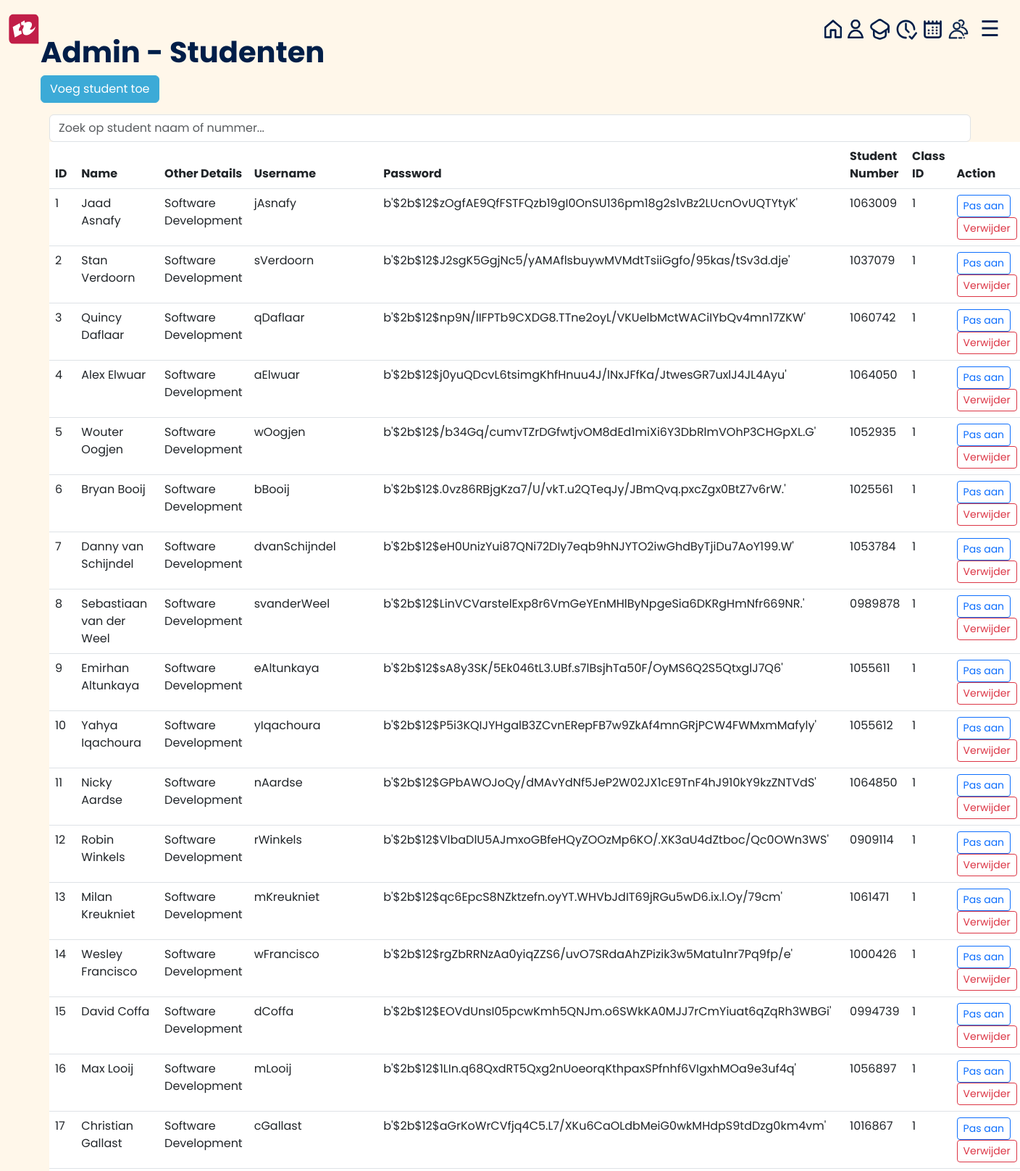
The app's page /admin/students (signed in, upper part) with its own data.
### tables this page shows
CREATE TABLE Students
                  (student_id INTEGER PRIMARY KEY,
                   student_name TEXT,
                   other_details TEXT, Username TEXT, Password TEXT, Studentnumber TEXT, class_id INTEGER REFERENCES Class(id));

### lib/admin_routes.py (the view)
@admin.route('/admin/students', methods=['GET'])
def admin_students():
    if 'admin_logged_in' in session:
        c.execute("SELECT * FROM Students")
        students = c.fetchall()
        return render_template('admin/admin_students.html', students=students)
    else:
        return redirect(url_for('index'))

### templates/admin/admin_students.html (shortened to what this page needs)
{% extends "base5.html" %}
{% block content %}
<head>
    <link href="https://cdn.jsdelivr.net/npm/bootstrap@5.3.0-alpha1/dist/css/bootstrap.min.css" rel="stylesheet">
    <link rel="stylesheet" href="{{ url_for('static', filename='/admin_dashboard.css') }}">
</head>
<body>
    <h1 class="fw-bold">Admin - Studenten</h1>
    <a href="/admin/students/add" class="btn btn-primary mb-3">Voeg student toe</a>
    <div class="container">
        <input type="text" id="search-input" class="form-control" placeholder="Zoek op student naam of nummer...">
        <table class="table table-hover "id="student-table">
        <thead>
            <tr>
                <th>ID</th>
                <th>Name</th>
                <th>Other Details</th>
                <th>Username</th>
                <th>Password</th>
                <th>Student Number</th>
                <th>Class ID</th>
                <th>Action</th>
            </tr>
        </thead>
        <tbody>
            {% for student in students %}
            <tr>
                <td>{{ student[0] }}</td>
                <td>{{ student[1] }}</td>
                <td>{{ student[2] }}</td>
                <td>{{ student[3] }}</td>
                <td>{{ student[4] }}</td>
                <td>{{ student[5] }}</td>
                <td>{{ student[6] }}</td>
                <td>
                    <a href="/admin/students/update/{{ student[0] }}" class="btn btn-outline-primary btn-sm me-2">Pas aan</a>
                    <form action="/admin/students/delete" method="post" class="d-inline">
                        <button type="submit" class="btn btn-outline-danger btn-sm">Verwijder</button>
                    </form>
                </td>
            </tr>
            {% endfor %}
        </tbody>
    </table>
</div>
</body>
{% endblock %}

### static/admin_dashboard.css (style rules this page uses)
* { -webkit-font-smoothing: antialiased; }
html { font-family: "Poppins", sans-serif; }
body { background-color: #fff7ea; font-family: "Poppins", sans-serif; color: #001e48; transition: background-color .5s; }
.btn-primary { background-color: #3caad7; border-color: #3caad7; }

### records on screen
Students: student_id "1", student_name "Jaad Asnafy", other_details "Software Development", Username "jAsnafy", Password "b'$2b$12$zOgfAE9QfFSTFQzb19gI0OnSU136pm18g2s1vBz2LUcnOvUQTYtyK'", Studentnumber "1063009", class "1"
Students: student_id "2", student_name "Stan Verdoorn", other_details "Software Development", Username "sVerdoorn", Password "b'$2b$12$J2sgK5GgjNc5/yAMAflsbuywMVMdtTsiiGgfo/95kas/tSv3d.dje'", Studentnumber "1037079", class "1"
Students: student_id "3", student_name "Quincy Daflaar", other_details "Software Development", Username "qDaflaar", Password "b'$2b$12$np9N/IIFPTb9CXDG8.TTne2oyL/VKUelbMctWACiIYbQv4mn17ZKW'", Studentnumber "1060742", class "1"
Students: student_id "4", student_name "Alex Elwuar", other_details "Software Development", Username "aElwuar", Password "b'$2b$12$j0yuQDcvL6tsimgKhfHnuu4J/lNxJFfKa/JtwesGR7uxlJ4JL4Ayu'", Studentnumber "1064050", class "1"
Students: student_id "5", student_name "Wouter Oogjen", other_details "Software Development", Username "wOogjen", Password "b'$2b$12$/b34Gq/cumvTZrDGfwtjvOM8dEd1miXi6Y3DbRlmVOhP3CHGpXL.G'", Studentnumber "1052935", class "1"
Students: student_id "6", student_name "Bryan Booij", other_details "Software Development", Username "bBooij", Password "b'$2b$12$.0vz86RBjgKza7/U/vkT.u2QTeqJy/JBmQvq.pxcZgx0BtZ7v6rW.'", Studentnumber "1025561", class "1"
Students: student_id "7", student_name "Danny van Schijndel", other_details "Software Development", Username "dvanSchijndel", Password "b'$2b$12$eH0UnizYui87QNi72DIy7eqb9hNJYTO2iwGhdByTjiDu7AoY199.W'", Studentnumber "1053784", class "1"
Students: student_id "8", student_name "Sebastiaan van der Weel", other_details "Software Development", Username "svanderWeel", Password "b'$2b$12$LinVCVarstelExp8r6VmGeYEnMHlByNpgeSia6DKRgHmNfr669NR.'", Studentnumber "0989878", class "1"
Students: student_id "9", student_name "Emirhan Altunkaya", other_details "Software Development", Username "eAltunkaya", Password "b'$2b$12$sA8y3SK/5Ek046tL3.UBf.s7lBsjhTa50F/OyMS6Q2S5QtxglJ7Q6'", Studentnumber "1055611", class "1"
Students: student_id "10", student_name "Yahya Iqachoura", other_details "Software Development", Username "yIqachoura", Password "b'$2b$12$P5i3KQIJYHgalB3ZCvnERepFB7w9ZkAf4mnGRjPCW4FWMxmMafyly'", Studentnumber "1055612", class "1"
Students: student_id "11", student_name "Nicky Aardse", other_details "Software Development", Username "nAardse", Password "b'$2b$12$GPbAWOJoQy/dMAvYdNf5JeP2W02JX1cE9TnF4hJ910kY9kzZNTVdS'", Studentnumber "1064850", class "1"
Students: student_id "12", student_name "Robin Winkels", other_details "Software Development", Username "rWinkels", Password "b'$2b$12$VlbaDlU5AJmxoGBfeHQyZOOzMp6KO/.XK3aU4dZtboc/Qc0OWn3WS'", Studentnumber "0909114", class "1"
Students: student_id "13", student_name "Milan Kreukniet", other_details "Software Development", Username "mKreukniet", Password "b'$2b$12$qc6EpcS8NZktzefn.oyYT.WHVbJdIT69jRGu5wD6.ix.l.Oy/79cm'", Studentnumber "1061471", class "1"
Students: student_id "14", student_name "Wesley Francisco", other_details "Software Development", Username "wFrancisco", Password "b'$2b$12$rgZbRRNzAa0yiqZZS6/uvO7SRdaAhZPizik3w5Matu1nr7Pq9fp/e'", Studentnumber "1000426", class "1"
Students: student_id "15", student_name "David Coffa", other_details "Software Development", Username "dCoffa", Password "b'$2b$12$EOVdUnsI05pcwKmh5QNJm.o6SWkKA0MJJ7rCmYiuat6qZqRh3WBGi'", Studentnumber "0994739", class "1"
Students: student_id "16", student_name "Max Looij", other_details "Software Development", Username "mLooij", Password "b'$2b$12$1LIn.q68QxdRT5Qxg2nUoeorqKthpaxSPfnhf6VIgxhMOa9e3uf4q'", Studentnumber "1056897", class "1"
Students: student_id "17", student_name "Christian Gallast", other_details "Software Development", Username "cGallast", Password "b'$2b$12$aGrKoWrCVfjq4C5.L7/XKu6CaOLdbMeiG0wkMHdpS9tdDzg0km4vm'", Studentnumber "1016867", class "1"
